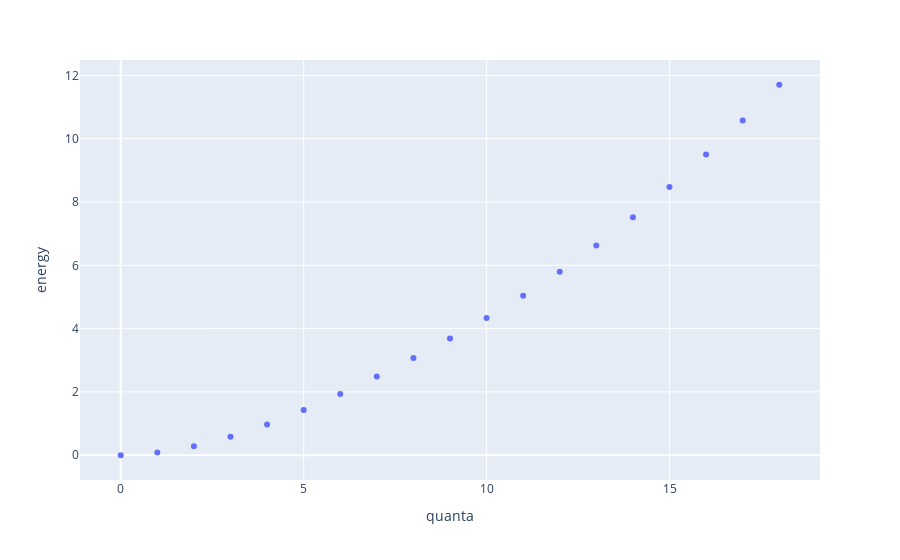

The code cell stored with this chart in its notebook:
### Code cell
test_nuclei = residuals_df[(residuals_df['a'] == 168) & (residuals_df['symbol'] == "Yb")]
fig = px.scatter(test_nuclei, x="quanta", y="energy")
fig.show()

### Figure 1 — Plotly figure (JSON) as saved in the notebook; plotly's stock layout.template omitted (floating-point values rounded to 4 significant figures)
{"data": [{"hovertemplate": "quanta=%{x}<br>energy=%{y}<extra></extra>", "legendgroup": "", "marker": {"color": "#636efa", "symbol": "circle"}, "mode": "markers", "name": "", "orientation": "v", "showlegend": false, "type": "scatter", "x": [0, 1, 2, 3, 4, 5, 6, 7, 8, 9, 10, 11, 12, 13, 14, 15, 16, 17, 18], "xaxis": "x", "y": [0, 0.08773, 0.2866, 0.5853, 0.97, 1.425, 1.936, 2.489, 3.073, 3.687, 4.337, 5.037, 5.797, 6.624, 7.517, 8.475, 9.496, 10.57, 11.7], "yaxis": "y"}], "layout": {"legend": {"tracegroupgap": 0}, "margin": {"t": 60}, "xaxis": {"anchor": "y", "domain": [0, 1], "title": {"text": "quanta"}}, "yaxis": {"anchor": "x", "domain": [0, 1], "title": {"text": "energy"}}}}
